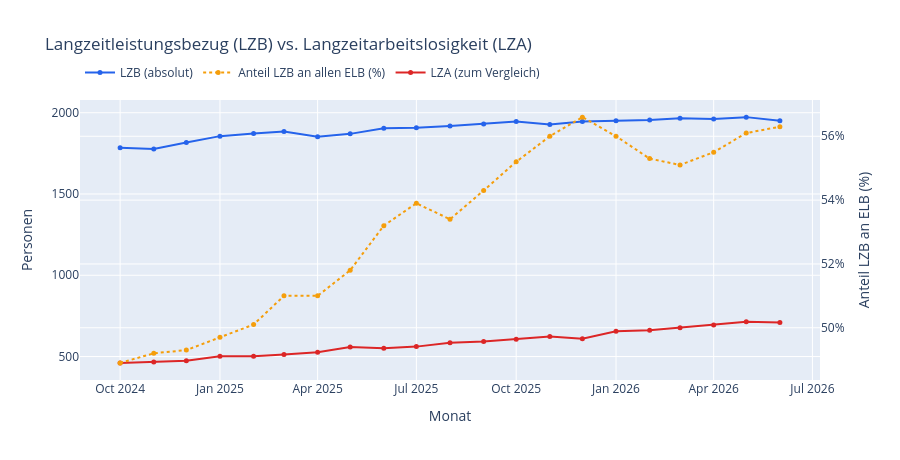

Write notebook code for a chart like this one.
### Markdown cell above
## 3. Langzeitleistungsbezug (LZB) im Vergleich zur Langzeitarbeitslosigkeit (LZA)

**Langzeitleistungsbeziehende (LZB)** sind erwerbsfähige Leistungsberechtigte, die in den vergangenen 24 Monaten mindestens 21 Monate leistungsberechtigt waren — ein anderes Konzept als **Langzeitarbeitslose (LZA)**: Bürgergeld kann auch ohne Arbeitslosigkeit bezogen werden (z. B. bei Erwerbstätigkeit mit zu geringem Einkommen, siehe [`06_Erwerbstaetigkeit.ipynb`](06_Erwerbstaetigkeit.ipynb)).

### Code cell
anteil_lzb = (bezugsdauer["LZB"] / bezugsdauer["ELB Insgesamt"] * 100).round(1)

fig = go.Figure()
fig.add_trace(go.Scatter(x=bezugsdauer.index.to_timestamp(), y=bezugsdauer["LZB"], name="LZB (absolut)", mode="lines+markers", line=dict(color="#2563eb"), marker=dict(size=5), yaxis="y1"))
fig.add_trace(go.Scatter(x=bezugsdauer.index.to_timestamp(), y=anteil_lzb, name="Anteil LZB an allen ELB (%)", mode="lines+markers", line=dict(color="#f59e0b", dash="dot"), marker=dict(size=5), yaxis="y2"))
fig.add_trace(go.Scatter(x=bezugsdauer.index.to_timestamp(), y=bezugsdauer["LZA (3.4)"], name="LZA (zum Vergleich)", mode="lines+markers", line=dict(color="#dc2626"), marker=dict(size=5), yaxis="y1"))
fig.update_layout(
    title="Langzeitleistungsbezug (LZB) vs. Langzeitarbeitslosigkeit (LZA)",
    yaxis=dict(title="Personen"),
    yaxis2=dict(title="Anteil LZB an ELB (%)", overlaying="y", side="right", ticksuffix="%"),
    xaxis_title="Monat", hovermode="x unified", legend=dict(orientation="h", y=1.15), height=460,
)
export_abbildung(fig, "abb27_lzb_lza.png", 1000, 460)
fig

### Figure 1 — Plotly figure (JSON) as saved in the notebook; plotly's stock layout.template omitted (floating-point values rounded to 4 significant figures)
{"data": [{"line": {"color": "#2563eb"}, "marker": {"size": 5}, "mode": "lines+markers", "name": "LZB (absolut)", "type": "scatter", "x": ["2024-10-01T00:00:00", "2024-11-01T00:00:00", "2024-12-01T00:00:00", "2025-01-01T00:00:00", "2025-02-01T00:00:00", "2025-03-01T00:00:00", "2025-04-01T00:00:00", "2025-05-01T00:00:00", "2025-06-01T00:00:00", "2025-07-01T00:00:00", "2025-08-01T00:00:00", "2025-09-01T00:00:00", "2025-10-01T00:00:00", "2025-11-01T00:00:00", "2025-12-01T00:00:00", "2026-01-01T00:00:00", "2026-02-01T00:00:00", "2026-03-01T00:00:00", "2026-04-01T00:00:00", "2026-05-01T00:00:00", "2026-06-01T00:00:00"], "y": [1785, 1777, 1817, 1856, 1872, 1884, 1853, 1870, 1905, 1908, 1919, 1931, 1946, 1928, 1946, 1950, 1955, 1966, 1962, 1973, 1951], "yaxis": "y"}, {"line": {"color": "#f59e0b", "dash": "dot"}, "marker": {"size": 5}, "mode": "lines+markers", "name": "Anteil LZB an allen ELB (%)", "type": "scatter", "x": ["2024-10-01T00:00:00", "2024-11-01T00:00:00", "2024-12-01T00:00:00", "2025-01-01T00:00:00", "2025-02-01T00:00:00", "2025-03-01T00:00:00", "2025-04-01T00:00:00", "2025-05-01T00:00:00", "2025-06-01T00:00:00", "2025-07-01T00:00:00", "2025-08-01T00:00:00", "2025-09-01T00:00:00", "2025-10-01T00:00:00", "2025-11-01T00:00:00", "2025-12-01T00:00:00", "2026-01-01T00:00:00", "2026-02-01T00:00:00", "2026-03-01T00:00:00", "2026-04-01T00:00:00", "2026-05-01T00:00:00", "2026-06-01T00:00:00"], "y": [48.9, 49.2, 49.3, 49.7, 50.1, 51.0, 51.0, 51.8, 53.2, 53.9, 53.4, 54.3, 55.2, 56.0, 56.6, 56.0, 55.3, 55.1, 55.5, 56.1, 56.3], "yaxis": "y2"}, {"line": {"color": "#dc2626"}, "marker": {"size": 5}, "mode": "lines+markers", "name": "LZA (zum Vergleich)", "type": "scatter", "x": ["2024-10-01T00:00:00", "2024-11-01T00:00:00", "2024-12-01T00:00:00", "2025-01-01T00:00:00", "2025-02-01T00:00:00", "2025-03-01T00:00:00", "2025-04-01T00:00:00", "2025-05-01T00:00:00", "2025-06-01T00:00:00", "2025-07-01T00:00:00", "2025-08-01T00:00:00", "2025-09-01T00:00:00", "2025-10-01T00:00:00", "2025-11-01T00:00:00", "2025-12-01T00:00:00", "2026-01-01T00:00:00", "2026-02-01T00:00:00", "2026-03-01T00:00:00", "2026-04-01T00:00:00", "2026-05-01T00:00:00", "2026-06-01T00:00:00"], "y": [461, 467, 474, 502, 502, 513, 526, 558, 551, 561, 585, 592, 606, 623, 610, 655, 662, 677, 694, 714, 709], "yaxis": "y"}], "layout": {"height": 460, "hovermode": "x unified", "legend": {"orientation": "h", "y": 1.15}, "title": {"text": "Langzeitleistungsbezug (LZB) vs. Langzeitarbeitslosigkeit (LZA)"}, "xaxis": {"title": {"text": "Monat"}}, "yaxis": {"title": {"text": "Personen"}}, "yaxis2": {"overlaying": "y", "side": "right", "ticksuffix": "%", "title": {"text": "Anteil LZB an ELB (%)"}}}}
